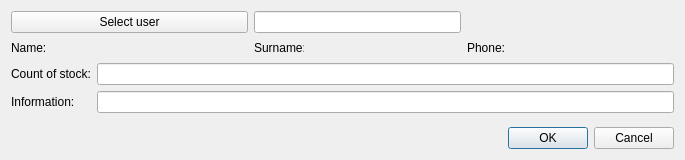
<?xml version="1.0" encoding="UTF-8"?>
<ui version="4.0">
 <class>CreateShareholder</class>
 <widget class="QDialog" name="CreateShareholder">
  <property name="geometry">
   <rect>
    <x>0</x>
    <y>0</y>
    <width>685</width>
    <height>160</height>
   </rect>
  </property>
  <property name="windowTitle">
   <string>Create/Update shareholder</string>
  </property>
  <property name="locale">
   <locale language="English" country="UnitedStates"/>
  </property>
  <property name="modal">
   <bool>false</bool>
  </property>
  <layout class="QGridLayout" name="gridLayout">
   <property name="leftMargin">
    <number>11</number>
   </property>
   <property name="topMargin">
    <number>11</number>
   </property>
   <property name="rightMargin">
    <number>11</number>
   </property>
   <property name="bottomMargin">
    <number>11</number>
   </property>
   <item row="2" column="1">
    <widget class="QLabel" name="nameLb">
     <property name="minimumSize">
      <size>
       <width>50</width>
       <height>0</height>
      </size>
     </property>
     <property name="maximumSize">
      <size>
       <width>50</width>
       <height>16777215</height>
      </size>
     </property>
     <property name="text">
      <string>Name:</string>
     </property>
    </widget>
   </item>
   <item row="2" column="5">
    <widget class="QLabel" name="phoneLb">
     <property name="minimumSize">
      <size>
       <width>50</width>
       <height>0</height>
      </size>
     </property>
     <property name="maximumSize">
      <size>
       <width>50</width>
       <height>16777215</height>
      </size>
     </property>
     <property name="text">
      <string>Phone:</string>
     </property>
    </widget>
   </item>
   <item row="13" column="1" colspan="6">
    <layout class="QHBoxLayout" name="horizontalLayout">
     <item>
      <spacer name="horizontalSpacer">
       <property name="orientation">
        <enum>Qt::Horizontal</enum>
       </property>
       <property name="sizeHint" stdset="0">
        <size>
         <width>40</width>
         <height>20</height>
        </size>
       </property>
      </spacer>
     </item>
     <item>
      <widget class="QPushButton" name="okBtn">
       <property name="text">
        <string>OK</string>
       </property>
      </widget>
     </item>
     <item>
      <widget class="QPushButton" name="cancelBtn">
       <property name="text">
        <string>Cancel</string>
       </property>
      </widget>
     </item>
    </layout>
   </item>
   <item row="4" column="1">
    <widget class="QLabel" name="infoLB">
     <property name="text">
      <string>Information:</string>
     </property>
    </widget>
   </item>
   <item row="4" column="2" colspan="5">
    <widget class="QLineEdit" name="infoEdit"/>
   </item>
   <item row="2" column="6">
    <widget class="QLabel" name="phonePh">
     <property name="minimumSize">
      <size>
       <width>100</width>
       <height>0</height>
      </size>
     </property>
     <property name="font">
      <font>
       <family>Times New Roman</family>
       <pointsize>12</pointsize>
       <weight>75</weight>
       <italic>true</italic>
       <bold>true</bold>
      </font>
     </property>
     <property name="text">
      <string/>
     </property>
    </widget>
   </item>
   <item row="1" column="1" colspan="2">
    <widget class="QPushButton" name="userBtn">
     <property name="minimumSize">
      <size>
       <width>150</width>
       <height>0</height>
      </size>
     </property>
     <property name="text">
      <string>Select user</string>
     </property>
    </widget>
   </item>
   <item row="2" column="3">
    <widget class="QLabel" name="surnameLb">
     <property name="minimumSize">
      <size>
       <width>50</width>
       <height>0</height>
      </size>
     </property>
     <property name="maximumSize">
      <size>
       <width>50</width>
       <height>16777215</height>
      </size>
     </property>
     <property name="text">
      <string>Surname:</string>
     </property>
    </widget>
   </item>
   <item row="2" column="2">
    <widget class="QLabel" name="namePh">
     <property name="minimumSize">
      <size>
       <width>100</width>
       <height>0</height>
      </size>
     </property>
     <property name="font">
      <font>
       <family>Times New Roman</family>
       <pointsize>12</pointsize>
       <weight>75</weight>
       <italic>true</italic>
       <bold>true</bold>
      </font>
     </property>
     <property name="text">
      <string/>
     </property>
    </widget>
   </item>
   <item row="2" column="4">
    <widget class="QLabel" name="surnamePh">
     <property name="minimumSize">
      <size>
       <width>100</width>
       <height>0</height>
      </size>
     </property>
     <property name="font">
      <font>
       <family>Times New Roman</family>
       <pointsize>12</pointsize>
       <weight>75</weight>
       <italic>true</italic>
       <bold>true</bold>
      </font>
     </property>
     <property name="text">
      <string/>
     </property>
    </widget>
   </item>
   <item row="1" column="3" colspan="2">
    <widget class="QLineEdit" name="userEdit">
     <property name="toolTip">
      <string>Must not be empty</string>
     </property>
     <property name="readOnly">
      <bool>true</bool>
     </property>
    </widget>
   </item>
   <item row="12" column="1" colspan="6">
    <widget class="QWidget" name="statusWidget" native="true">
     <layout class="QHBoxLayout" name="horizontalLayout_3">
      <property name="spacing">
       <number>9</number>
      </property>
      <property name="leftMargin">
       <number>0</number>
      </property>
      <property name="topMargin">
       <number>0</number>
      </property>
      <property name="rightMargin">
       <number>0</number>
      </property>
      <property name="bottomMargin">
       <number>0</number>
      </property>
     </layout>
    </widget>
   </item>
   <item row="3" column="2" colspan="5">
    <widget class="QLineEdit" name="countOfStockEdit"/>
   </item>
   <item row="3" column="1">
    <widget class="QLabel" name="cosLb">
     <property name="minimumSize">
      <size>
       <width>60</width>
       <height>0</height>
      </size>
     </property>
     <property name="text">
      <string>Count of stock:</string>
     </property>
    </widget>
   </item>
  </layout>
 </widget>
 <tabstops>
  <tabstop>userBtn</tabstop>
  <tabstop>infoEdit</tabstop>
  <tabstop>okBtn</tabstop>
  <tabstop>cancelBtn</tabstop>
  <tabstop>userEdit</tabstop>
 </tabstops>
 <resources/>
 <connections/>
</ui>
